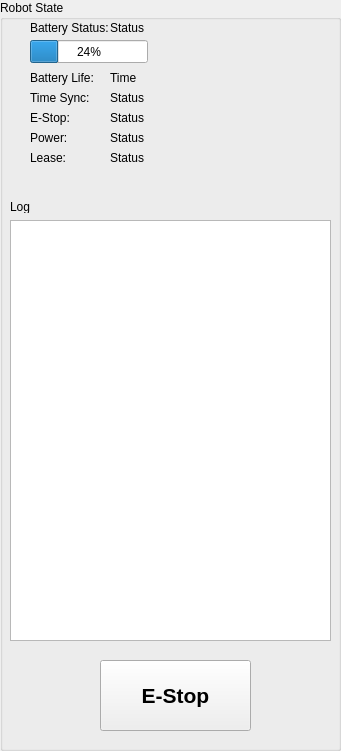
   <widget class="QGroupBox" name="groupBox">
    <property name="geometry">
     <rect>
      <x>960</x>
      <y>0</y>
      <width>341</width>
      <height>751</height>
     </rect>
    </property>
    <property name="title">
     <string>Robot State</string>
    </property>
    <widget class="QLabel" name="battery_stat">
     <property name="geometry">
      <rect>
       <x>110</x>
       <y>20</y>
       <width>81</width>
       <height>16</height>
      </rect>
     </property>
     <property name="text">
      <string>Status</string>
     </property>
    </widget>
    <widget class="QLabel" name="time_stat">
     <property name="geometry">
      <rect>
       <x>110</x>
       <y>90</y>
       <width>81</width>
       <height>16</height>
      </rect>
     </property>
     <property name="text">
      <string>Status</string>
     </property>
    </widget>
    <widget class="QLabel" name="lease_label">
     <property name="geometry">
      <rect>
       <x>30</x>
       <y>150</y>
       <width>47</width>
       <height>16</height>
      </rect>
     </property>
     <property name="text">
      <string>Lease:</string>
     </property>
    </widget>
    <widget class="QLabel" name="battery_life_label">
     <property name="geometry">
      <rect>
       <x>30</x>
       <y>70</y>
       <width>71</width>
       <height>16</height>
      </rect>
     </property>
     <property name="text">
      <string>Battery Life:</string>
     </property>
    </widget>
    <widget class="QLabel" name="power_label">
     <property name="geometry">
      <rect>
       <x>30</x>
       <y>130</y>
       <width>47</width>
       <height>16</height>
      </rect>
     </property>
     <property name="text">
      <string>Power:</string>
     </property>
    </widget>
    <widget class="QLabel" name="e_stop_stat">
     <property name="geometry">
      <rect>
       <x>110</x>
       <y>110</y>
       <width>81</width>
       <height>16</height>
      </rect>
     </property>
     <property name="text">
      <string>Status</string>
     </property>
    </widget>
    <widget class="QLabel" name="lease_stat">
     <property name="geometry">
      <rect>
       <x>110</x>
       <y>150</y>
       <width>81</width>
       <height>16</height>
      </rect>
     </property>
     <property name="text">
      <string>Status</string>
     </property>
    </widget>
    <widget class="QLabel" name="battery_label">
     <property name="geometry">
      <rect>
       <x>30</x>
       <y>20</y>
       <width>81</width>
       <height>16</height>
      </rect>
     </property>
     <property name="text">
      <string>Battery Status:</string>
     </property>
    </widget>
    <widget class="QLabel" name="time_label">
     <property name="geometry">
      <rect>
       <x>30</x>
       <y>90</y>
       <width>81</width>
       <height>16</height>
      </rect>
     </property>
     <property name="text">
      <string>Time Sync:</string>
     </property>
    </widget>
    <widget class="QProgressBar" name="battery_bar">
     <property name="geometry">
      <rect>
       <x>30</x>
       <y>40</y>
       <width>118</width>
       <height>23</height>
      </rect>
     </property>
     <property name="value">
      <number>24</number>
     </property>
    </widget>
    <widget class="QLabel" name="e_stop_label">
     <property name="geometry">
      <rect>
       <x>30</x>
       <y>110</y>
       <width>47</width>
       <height>16</height>
      </rect>
     </property>
     <property name="text">
      <string>E-Stop:</string>
     </property>
    </widget>
    <widget class="QLabel" name="power_stat">
     <property name="geometry">
      <rect>
       <x>110</x>
       <y>130</y>
       <width>81</width>
       <height>16</height>
      </rect>
     </property>
     <property name="text">
      <string>Status</string>
     </property>
    </widget>
    <widget class="QLabel" name="battery_time">
     <property name="geometry">
      <rect>
       <x>110</x>
       <y>70</y>
       <width>81</width>
       <height>16</height>
      </rect>
     </property>
     <property name="text">
      <string>Time</string>
     </property>
    </widget>
    <widget class="QTextBrowser" name="qtlog">
     <property name="geometry">
      <rect>
       <x>10</x>
       <y>220</y>
       <width>321</width>
       <height>421</height>
      </rect>
     </property>
    </widget>
    <widget class="QLabel" name="label_6">
     <property name="geometry">
      <rect>
       <x>10</x>
       <y>200</y>
       <width>47</width>
       <height>13</height>
      </rect>
     </property>
     <property name="text">
      <string>Log</string>
     </property>
    </widget>
    <widget class="QPushButton" name="btn_e_stop">
     <property name="geometry">
      <rect>
       <x>100</x>
       <y>660</y>
       <width>151</width>
       <height>71</height>
      </rect>
     </property>
     <property name="font">
      <font>
       <pointsize>16</pointsize>
       <weight>75</weight>
       <bold>true</bold>
      </font>
     </property>
     <property name="text">
      <string>E-Stop</string>
     </property>
    </widget>
   </widget>
